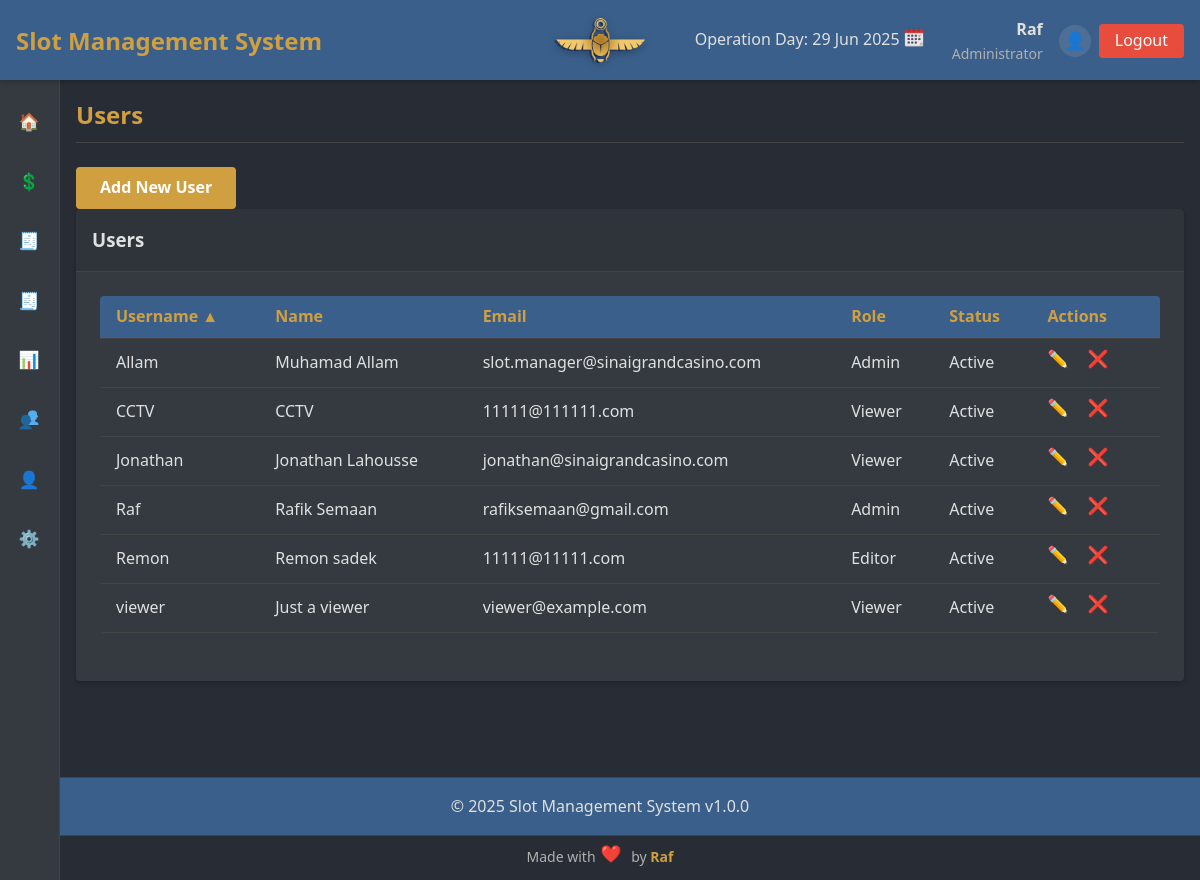
/index.php?page=users (signed in), run on an earlier commit of the app's database.
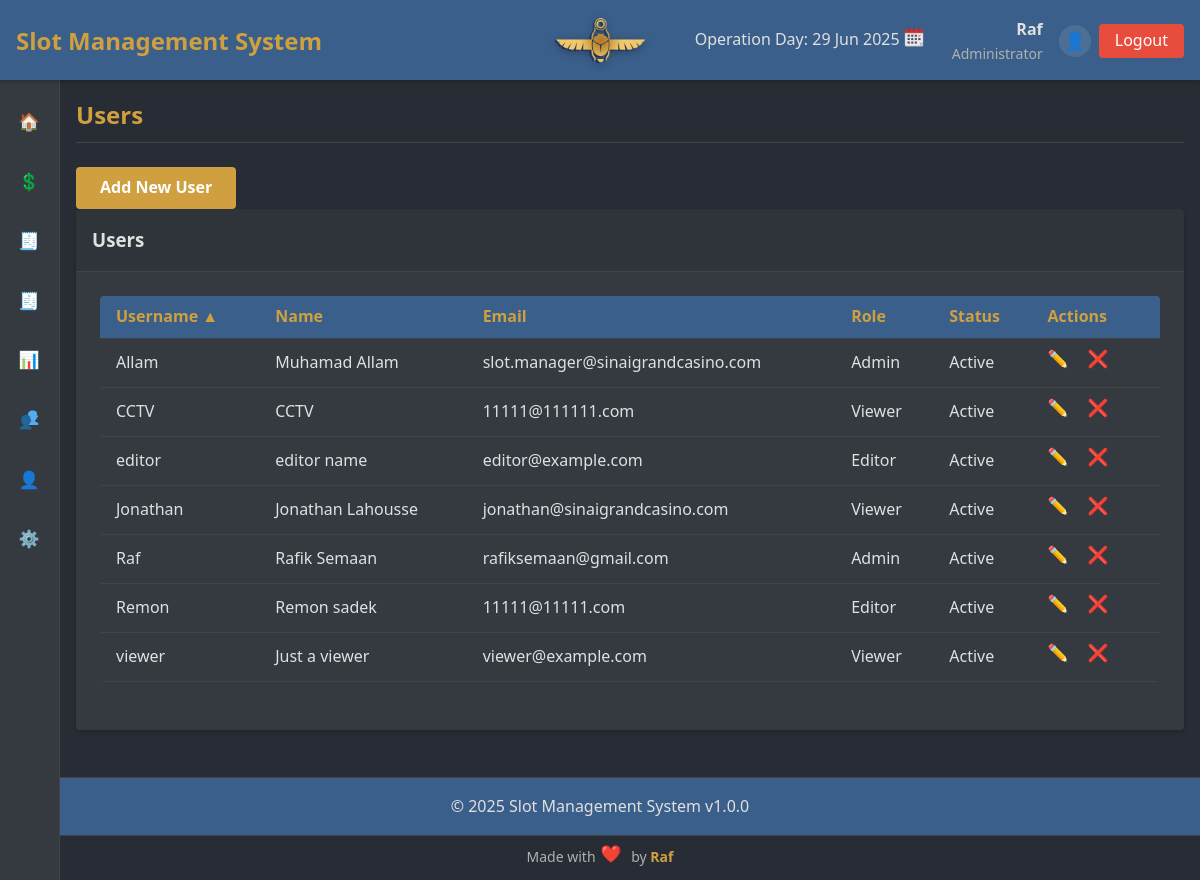
And on a later commit of the database.
### tables this page shows
CREATE TABLE `users` (
  `id` int NOT NULL AUTO_INCREMENT,
  `username` varchar(50) NOT NULL,
  `password` varchar(255) NOT NULL,
  `name` varchar(100) NOT NULL,
  `email` varchar(100) NOT NULL,
  `role` enum('admin','editor','viewer') NOT NULL,
  `status` enum('Active','Inactive','Maintenance','Reserved') NOT NULL DEFAULT 'Active',
  `created_at` timestamp NULL DEFAULT CURRENT_TIMESTAMP,
  `updated_at` timestamp NULL DEFAULT CURRENT_TIMESTAMP ON UPDATE CURRENT_TIMESTAMP,
  PRIMARY KEY (`id`),
  UNIQUE KEY `username` (`username`),
  UNIQUE KEY `email` (`email`)
);

### includes/functions.php (called while the page is built, shortened)
<?php
function icon($name) {
    return ICON_PATH . '/' . $name . '.png';
}
?>

### pages/users/list.php (the view, shortened to what this page needs)
<?php
$can_edit = true;
$sort_column = $_GET['sort'] ?? 'username';
$sort_order = $_GET['order'] ?? 'ASC';
$toggle_order = $sort_order === 'ASC' ? 'DESC' : 'ASC';
try {
    $query = "SELECT * FROM users WHERE 1=1";
    $params = [];
    $query .= " ORDER BY $sort_column $sort_order";
    $stmt = $conn->prepare($query);
    $stmt->execute($params);
    $users = $stmt->fetchAll(PDO::FETCH_ASSOC);
} catch (PDOException $e) {
    echo "<div class='alert alert-danger'>Database error: " . htmlspecialchars($e->getMessage()) . "</div>";
    $users = [];
}
?>
<div class="users-page fade-in">
    <?php if ($can_edit): ?>
        <div class="action-buttons mb-6 flex justify-end">
            <a href="index.php?page=users&action=create" class="btn btn-primary">Add New User</a>
        </div>
    <?php endif; ?>
    <div class="card overflow-hidden">
        <div class="card-header bg-gray-800 text-white px-6 py-3 border-b border-gray-700">
            <h3 class="text-lg font-semibold">Users</h3>
        </div>
        <div class="card-body p-6">
            <div class="table-container overflow-x-auto">
                <table class="min-w-full divide-y divide-gray-700">
                    <thead class="bg-gray-800 text-white">
                        <tr>
                            <th class="px-4 py-2 text-left">
                                <a href="index.php?page=users&sort=username&order=<?php echo $toggle_order; ?>">
                                    Username <?php if ($sort_column == 'username') echo $sort_order == 'ASC' ? '▲' : '▼'; ?>
                                </a>
                            </th>
                            <th class="px-4 py-2 text-left">
                                <a href="index.php?page=users&sort=name&order=<?php echo $toggle_order; ?>">
                                    Name <?php if ($sort_column == 'name') echo $sort_order == 'ASC' ? '▲' : '▼'; ?>
                                </a>
                            </th>
                            <th class="px-4 py-2 text-left">
                                <a href="index.php?page=users&sort=email&order=<?php echo $toggle_order; ?>">
                                    Email <?php if ($sort_column == 'email') echo $sort_order == 'ASC' ? '▲' : '▼'; ?>
                                </a>
                            </th>
                            <th class="px-4 py-2 text-left">Role</th>
                            <th class="px-4 py-2 text-left">Status</th>
                            <th class="px-4 py-2 text-right">Actions</th>
                        </tr>
                    </thead>
                    <tbody class="divide-y divide-gray-700">
                        <?php if (empty($users)): ?>
                            <tr>
                                <td colspan="6" class="text-center px-4 py-6">No users found</td>
                            </tr>
                        <?php else: ?>
                            <?php foreach ($users as $user): ?>
                                <tr class="hover:bg-gray-800 transition duration-150">
                                    <td class="px-4 py-2"><?php echo htmlspecialchars($user['username']); ?></td>
                                    <td class="px-4 py-2"><?php echo htmlspecialchars($user['name']); ?></td>
                                    <td class="px-4 py-2"><?php echo htmlspecialchars($user['email']); ?></td>
                                    <td class="px-4 py-2"><?php echo ucfirst($user['role']); ?></td>
                                    <td class="px-4 py-2"><?php echo ucfirst($user['status']); ?></td>
                                    <td class="px-4 py-2 text-right">
                                        <?php if ($can_edit): ?>
                                            <a href="index.php?page=users&action=edit&id=<?php echo $user['id']; ?>" class="action-btn edit-btn" data-tooltip="Edit"><span class="menu-icon"><img src="<?= icon('edit') ?>"/></span></a>
                                            <a href="index.php?page=users&action=delete&id=<?php echo $user['id']; ?>" class="action-btn delete-btn" data-tooltip="Delete" data-confirm="Are you sure you want to delete this user?"><span class="menu-icon"><img src="<?= icon('delete') ?>"/></span></a>
                                        <?php endif; ?>
                                    </td>
                                </tr>
                            <?php endforeach; ?>
                        <?php endif; ?>
                    </tbody>
                </table>
            </div>
        </div>
    </div>
</div>

What changed in the data, as far as the page shows it:
added users: username "editor", name "editor name", email "editor@example.com", role "Editor", status "Active"
